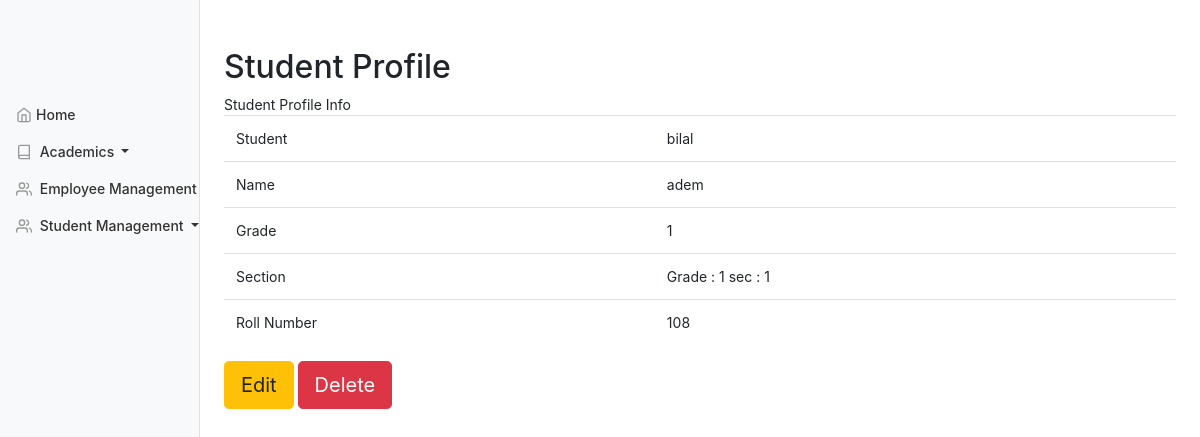
/students/student-profile/1, run on the app's committed database.
### stumgmt/models.py (models this page shows, shortened)
class StudentProfile(models.Model):
    stu = models.OneToOneField(Student, on_delete=CASCADE, related_name='stu_profile')
    grade = models.ForeignKey(Grade, on_delete=CASCADE, related_name='stu_grade')
    section = models.ForeignKey(Section, on_delete=CASCADE, related_name='stu_section')
    roll_no = models.PositiveIntegerField()

class Student(models.Model):
    father_id = models.ForeignKey(Father, related_name='stu_father', on_delete=CASCADE)
    mother_id = models.ForeignKey(Mother, related_name='stu_mother', on_delete=CASCADE)
    guardian_id = models.ForeignKey(Guardian, related_name='stu_guardian', on_delete=CASCADE)
    first_name = models.CharField(max_length=255)
    middle_name = models.CharField(max_length=255)
    last_name = models.CharField(max_length=255)
    student_pic = models.CharField(max_length=255)
    ASC = models.IntegerField()
    zoba = models.CharField(max_length=20, choices=ZOBA)
    sub_zoba = models.CharField(max_length=255)
    nationality = models.CharField(max_length=255)
    religion = models.CharField(max_length=10, choices=RELIGION)
    gender = models.CharField(max_length=1, choices=GENDER)
    birth_place = models.CharField(max_length=255)
    origin = models.CharField(max_length=255)
    ethnicity = models.CharField(max_length=10, choices=ETHNICITY)
    DOB = models.DateField()
    admission_date = models.DateField()
    def __str__(self):
        return self.first_name

### academy/models.py (models this page shows, shortened)
class Grade(models.Model):
    GRADE_CHOICES = [(i, str(i)) for i in range(1, 13)]
    grade = models.PositiveSmallIntegerField(unique=True,
                                             choices=GRADE_CHOICES,
                                             default='draft')
    class Meta:
        ordering = ('grade',)
        app_label = 'academy'
    def __str__(self):
        return str(self.grade)

class Section(models.Model):
    grade = models.ForeignKey(Grade, on_delete=models.CASCADE)
    room = models.ForeignKey(Room, on_delete=models.CASCADE)
    section = models.PositiveSmallIntegerField()
    class Meta:
        unique_together = ("grade", "section")
        index_together = ("grade", "section")
        ordering = ('grade',)
        app_label = 'academy'
    def __str__(self):
        return "Grade : " + str(self.grade) + " sec : " + str(self.section)

### stumgmt/views.py (the view)
# urls.py: path('student-profile/<int:stu_id>', views.StudentProfileDetail, name='student-profile-detail'),
def StudentProfileDetail(request, stu_id):
    stu_profile = StudentProfile.objects.get(stu_id=stu_id)
    stu = StudentProfile.objects.select_related('stu').get(stu_id=stu_id)
    return render(request, 'stumgmt/studentprofile_detail.html',
                  {'stu_profile': stu_profile, 'stu_detail': stu})

### Templates/stumgmt/studentprofile_detail.html (shortened to what this page needs)
{% extends "base.html" %}
{% block content%}
<h2>Student Profile</h2>
<table class="table stripped">
    <tr>
        <td>Student</td>
        <td>{{ stu_profile.stu }}</td>
    </tr>
    <tr>
        <td>Name</td>
        <td>{{ stu_profile.stu.middle_name }}</td>
    </tr>
    <tr>
        <td>Grade</td>
        <td>{{ stu_profile.grade }}</td>
    </tr>
    <tr>
        <td>Section</td>
        <td>{{ stu_profile.section }}</td>
    </tr>
    <tr>
        <td>Roll Number</td>
        <td>{{ stu_profile.roll_no }}</td>
    </tr>
</table>
<a href="{% url 'update-stu-profile' stu_profile.id %}"><button class="btn btn-lg btn-warning">Edit</button></a>
<a href="{% url 'delete-stu-profile' stu_profile.id %}"><button class="btn btn-lg btn-danger">Delete</button></a>
{% endblock%}

### stumgmt/static/css/dashboard.css (style rules this page uses)
body { font-size: .875rem; }

### data on the page
StudentProfile: stu "bilal", stu.middle_name "adem", grade "1", section "Grade : 1 sec : 1", roll_no "108"
